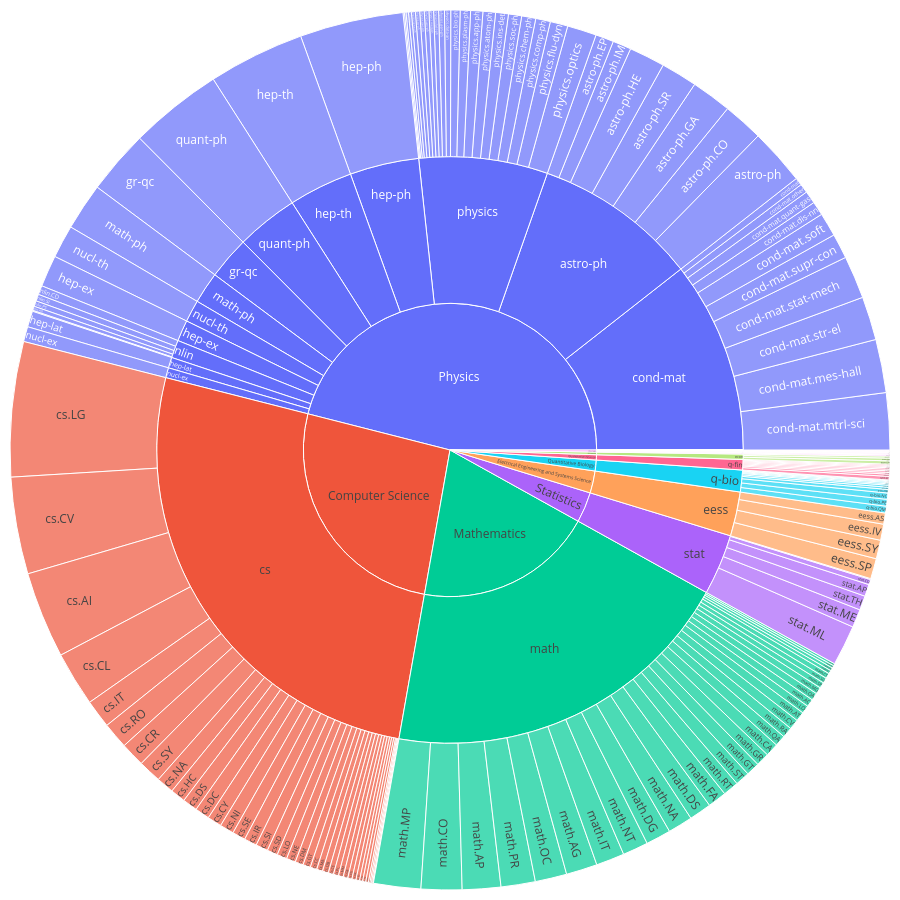

Notebook code for this chart:
### Code cell
import plotly.graph_objects as go

def plot_hierarchy_sunburst(hierarchy_data):
    ids, labels, parents, values = [], [], [], []

    for group, g_data in hierarchy_data.items():
        # Level 1: The 8 Main Groups
        ids.append(group)
        labels.append(group)
        parents.append("")
        values.append(g_data["count"])
        
        for subgroup, s_data in g_data["subgroups"].items():
            # Level 2: The Archives (e.g., astro-ph, math, cs)
            sub_id = f"{group}_{subgroup}"
            ids.append(sub_id)
            labels.append(subgroup)
            parents.append(group)
            values.append(s_data["count"])
            
            # Level 3: The Specific Tags (Only showing top ones to prevent clutter)
            for tag, count in s_data["tags"].items():
                if count > 500: # Filter small tags for readability
                    ids.append(tag)
                    labels.append(tag)
                    parents.append(sub_id)
                    values.append(count)

    fig = go.Figure(go.Sunburst(
        ids=ids, labels=labels, parents=parents, values=values,
        branchvalues="total",
    ))
    fig.update_layout(margin=dict(t=10, l=10, r=10, b=10), width=900, height=900)
    fig.show()

plot_hierarchy_sunburst(categories_hierarchy)

### Figure 1 — Plotly figure (JSON) as saved in the notebook; plotly's stock layout.template omitted (floating-point values rounded to 4 significant figures; data arrays with more than 128 entries replaced by an {"elided": "..."} marker saying what was removed)
{"data": [{"branchvalues": "total", "ids": {"elided": "212 str values"}, "labels": {"elided": "212 str values"}, "parents": {"elided": "212 str values"}, "type": "sunburst", "values": {"elided": "212 int values"}}], "layout": {"height": 900, "margin": {"b": 10, "l": 10, "r": 10, "t": 10}, "width": 900}}
